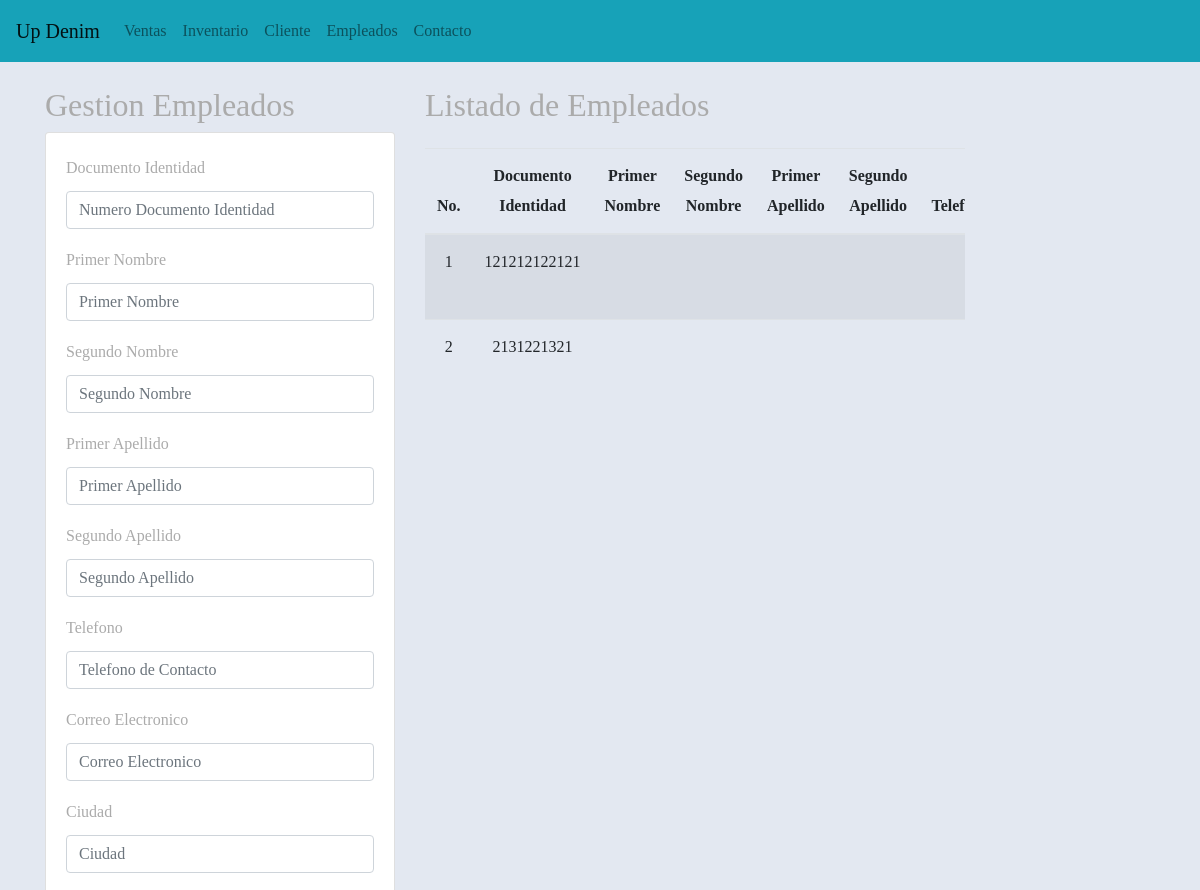
Before: /registrarEmpleado/ (upper part) with the older database file.
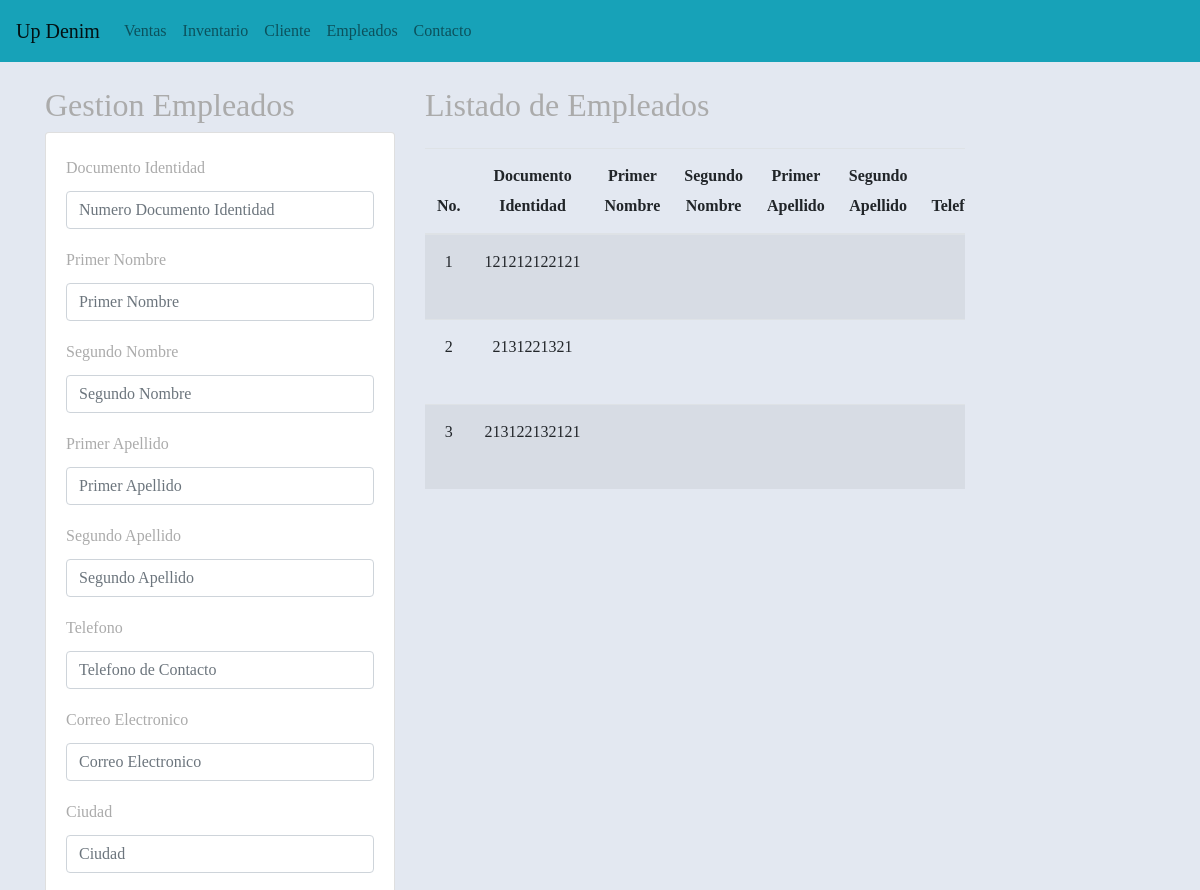
After: the same page with the newer database file.
### aplicaciones/Academico/models.py (models this page shows, shortened)
class Empleado(models.Model):
    idEmpleado = models.AutoField(primary_key=True)
    idDocumentoEmp = models.ForeignKey(Persona, on_delete=models.CASCADE)
    fechaIngreso = models.DateField()
    salario = models.FloatField()
    fechaNacimiento = models.DateField()
    rh = models.CharField(max_length=5)
    idarl = models.ForeignKey(Arl, on_delete=models.CASCADE)
    ideps = models.ForeignKey(Eps, on_delete=models.CASCADE)
    idFondoPension = models.ForeignKey(Fondopension, on_delete=models.CASCADE)
    idCargoEmpleado = models.ForeignKey(CargoEmpleado, on_delete=models.CASCADE)
    iduser = models.ForeignKey(Usuario, on_delete=models.CASCADE)
    idrol = models.ForeignKey(Rol, on_delete=models.CASCADE)

class Persona(models.Model):
    iddocumento = models.AutoField(primary_key=True)
    primernombre = models.CharField(max_length=45, null=False, blank=False)
    segundonombre = models.CharField(max_length=45, blank=True, null=True)
    primerapellido = models.CharField(max_length=45, null=False, blank=False)
    segundoapellido = models.CharField(max_length=45, blank=True, null=True)
    idcontacto = models.ForeignKey(Contacto, on_delete=models.CASCADE)
    iddireccion = models.ForeignKey(Direccion, on_delete=models.CASCADE)
    idgenero = models.ForeignKey(Genero, on_delete=models.CASCADE)
    def __str__(self):
        texto = '{0}'
        return texto.format(self.iddocumento)

### aplicaciones/Academico/views.py (the view, shortened to what this page needs)
# urls.py: path('registrarEmpleado/', views.registrarEmpleado),
@transaction.atomic
def registrarEmpleado(request):
    cargos = CargoEmpleado.objects.all()
    genero = Genero.objects.all()
    empleados = Empleado.objects.all()
    personas = Persona.objects.all()
    fondo = Fondopension
    return render(request, "novedadesPersonal.html", {"cargos": cargos, "genero": genero, "empleados":empleados, "personas": personas})

### aplicaciones/Academico/models.py (called while the page is built)
    def __str__(self):
        return self.cargoEmpleado

### aplicaciones/Academico/templates/novedadesPersonal.html (shortened to what the changed rows need)
{% extends "base.html" %}
{% block body %}
<div class="row">
    <div class="col-sm-12 col-md-6 col-lg-4 col-xl-4">
        <h2>Gestion Empleados</h2>
    </div>
    <div class="col-md-6">
        <h2 class="mb-4">Listado de Empleados</h2>
        <div class="table-responsive">
            <table class="table table-striped">
                <thead>
                    <tr>
                        <th>No.</th>
                       <th>Documento Identidad</th>
                       <th>Primer Nombre</th>
                       <th>Segundo Nombre</th>
                       <th>Primer Apellido</th>
                       <th>Segundo Apellido</th>
                       <th>Telefono</th>
                    </tr>
                </thead>
                <tbody>
                    {% for c in empleados %}
                    <tr>
                        <td>{{forloop.counter}}</td>
                        <td>{{c.idDocumentoEmp}}</td>
                        <td>{{c.iddocumento.primernombre}}</td>
                        <td>{{c.iddocumento.segundonombre}}</td>
                        <td>{{c.iddocumento.primerapellido}}</td>
                        <td>{{c.iddocumento.segundoapellido}}</td>
                        <td>{{c.iddocumento.idcontacto.telefono}}</td>
                    </tr>
                    {% endfor %}
                </tbody>
            </table>
        </div>
    </div>
</div>
{% endblock %}

Changed rows visible on the page:
added Empleado: idDocumentoEmp "213122132121"
